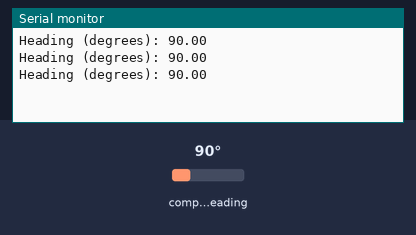
Bench run of a sketch on a simulated Arduino Uno, built with avr-gcc and run on an emulated ATmega328P. Parts: the last lines printed to the serial monitor. The test bench sets the inputs (shaded band); at power-on: compass heading 90°.

Above: at 1.3 s.
1.4 s: compass heading set to 7°
At 1.9 s:
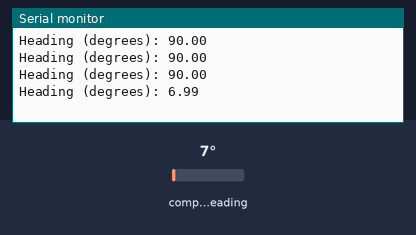
2.9 s: compass heading set to 180°
At 3.4 s:
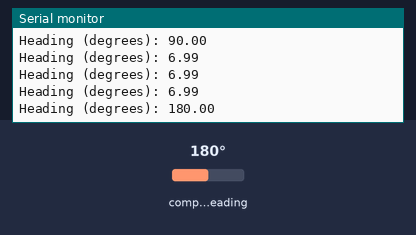
Timing chart, 0 to 5.9 s (numbered marks = the images above; inputs shaded):
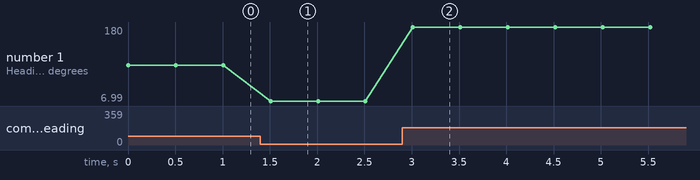

The sketch:

mag.ino
```cpp
#include <Wire.h>
#include <Adafruit_Sensor.h>
#include <Adafruit_HMC5883_U.h>
/* Assign a unique ID to this sensor at the same time */
Adafruit_HMC5883_Unified mag = Adafruit_HMC5883_Unified(12345);
void setup(void)
{
  Serial.begin(9600);
  /*Serial.println("HMC5883 Magnetometer Test"); Serial.println("");

  /* Initialise the sensor */
  if(!mag.begin())
  {
     /*There was a problem detecting the HMC5883 ... check your connections */
    Serial.println("Ooops, no HMC5883 detected ... Check your wiring!");
    while(1);
  }

  /* Display some basic information on this sensor */
 /*displaySensorDetails();*/
}

void loop(void)
{
  /* Get a new sensor event */
  sensors_event_t event;
  mag.getEvent(&event);
  float heading = atan2(event.magnetic.y, event.magnetic.x);
  // Correct for when signs are reversed.
  if(heading < 0)
    heading += 2*PI;
  // Check for wrap due to addition of declination.
  if(heading > 2*PI)
    heading -= 2*PI;
  // Convert radians to degrees for readability.
  float headingDegrees = heading * 180/M_PI;
  Serial.print("Heading (degrees): ");
  Serial.println(headingDegrees);
  delay(500);
}
```

Measured:
- after the input at 1.4 s, the serial monitor: prints a new line after 0.11 s (image 1)
- after the input at 2.9 s, the serial monitor: prints a new line after 0.11 s (image 2)
- plotted number 1: 90 → 6.99 after the input at 1.4 s, 6.99 → 180 after the input at 2.9 s
